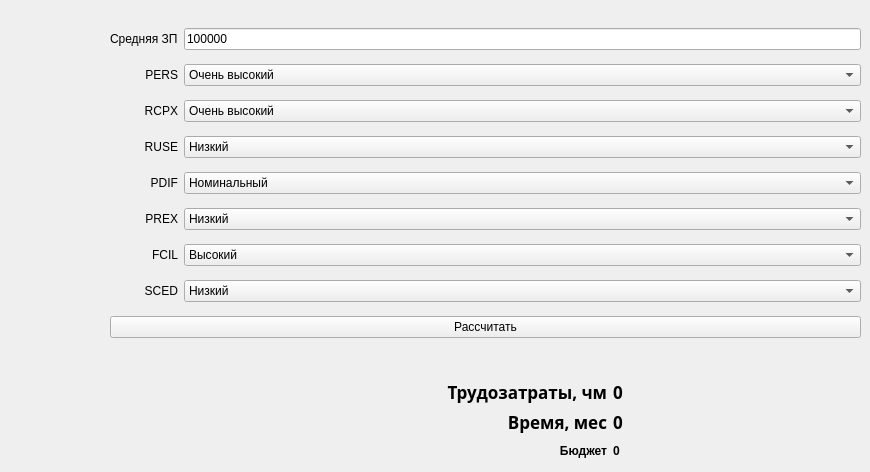
      <widget class="QWidget" name="tab">
       <attribute name="title">
        <string>Модель ранней разработки архитектуры</string>
       </attribute>
       <widget class="QWidget" name="layoutWidget">
        <property name="geometry">
         <rect>
          <x>110</x>
          <y>20</y>
          <width>751</width>
          <height>331</height>
         </rect>
        </property>
        <layout class="QGridLayout" name="gridLayout_9">
         <item row="4" column="0">
          <widget class="QLabel" name="label_78">
           <property name="text">
            <string>PDIF</string>
           </property>
           <property name="alignment">
            <set>Qt::AlignRight|Qt::AlignTrailing|Qt::AlignVCenter</set>
           </property>
          </widget>
         </item>
         <item row="5" column="1">
          <widget class="QComboBox" name="archComboBox_12">
           <property name="currentIndex">
            <number>1</number>
           </property>
           <item>
            <property name="text">
             <string>Очень низкий</string>
            </property>
           </item>
           <item>
            <property name="text">
             <string>Низкий</string>
            </property>
           </item>
           <item>
            <property name="text">
             <string>Номинальный</string>
            </property>
           </item>
           <item>
            <property name="text">
             <string>Высокий</string>
            </property>
           </item>
           <item>
            <property name="text">
             <string>Очень высокий</string>
            </property>
           </item>
           <item>
            <property name="text">
             <string>Сверхвысокий</string>
            </property>
           </item>
          </widget>
         </item>
         <item row="7" column="1">
          <widget class="QComboBox" name="archComboBox_14">
           <property name="currentIndex">
            <number>1</number>
           </property>
           <item>
            <property name="text">
             <string>Очень низкий</string>
            </property>
           </item>
           <item>
            <property name="text">
             <string>Низкий</string>
            </property>
           </item>
           <item>
            <property name="text">
             <string>Номинальный</string>
            </property>
           </item>
           <item>
            <property name="text">
             <string>Высокий</string>
            </property>
           </item>
           <item>
            <property name="text">
             <string>Очень высокий</string>
            </property>
           </item>
          </widget>
         </item>
         <item row="2" column="0">
          <widget class="QLabel" name="label_76">
           <property name="text">
            <string>RCPX</string>
           </property>
           <property name="alignment">
            <set>Qt::AlignRight|Qt::AlignTrailing|Qt::AlignVCenter</set>
           </property>
          </widget>
         </item>
         <item row="1" column="1">
          <widget class="QComboBox" name="archComboBox_8">
           <property name="currentIndex">
            <number>4</number>
           </property>
           <item>
            <property name="text">
             <string>Очень низкий</string>
            </property>
           </item>
           <item>
            <property name="text">
             <string>Низкий</string>
            </property>
           </item>
           <item>
            <property name="text">
             <string>Номинальный</string>
            </property>
           </item>
           <item>
            <property name="text">
             <string>Высокий</string>
            </property>
           </item>
           <item>
            <property name="text">
             <string>Очень высокий</string>
            </property>
           </item>
           <item>
            <property name="text">
             <string>Сверхвысокий</string>
            </property>
           </item>
          </widget>
         </item>
         <item row="4" column="1">
          <widget class="QComboBox" name="archComboBox_11">
           <property name="currentIndex">
            <number>1</number>
           </property>
           <item>
            <property name="text">
             <string>Низкий</string>
            </property>
           </item>
           <item>
            <property name="text">
             <string>Номинальный</string>
            </property>
           </item>
           <item>
            <property name="text">
             <string>Высокий</string>
            </property>
           </item>
           <item>
            <property name="text">
             <string>Очень высокий</string>
            </property>
           </item>
           <item>
            <property name="text">
             <string>Сверхвысокий</string>
            </property>
           </item>
          </widget>
         </item>
         <item row="5" column="0">
          <widget class="QLabel" name="label_79">
           <property name="text">
            <string>PREX</string>
           </property>
           <property name="alignment">
            <set>Qt::AlignRight|Qt::AlignTrailing|Qt::AlignVCenter</set>
           </property>
          </widget>
         </item>
         <item row="7" column="0">
          <widget class="QLabel" name="label_81">
           <property name="text">
            <string>SCED</string>
           </property>
           <property name="alignment">
            <set>Qt::AlignRight|Qt::AlignTrailing|Qt::AlignVCenter</set>
           </property>
          </widget>
         </item>
         <item row="3" column="1">
          <widget class="QComboBox" name="archComboBox_10">
           <property name="currentIndex">
            <number>0</number>
           </property>
           <item>
            <property name="text">
             <string>Низкий</string>
            </property>
           </item>
           <item>
            <property name="text">
             <string>Номинальный</string>
            </property>
           </item>
           <item>
            <property name="text">
             <string>Высокий</string>
            </property>
           </item>
           <item>
            <property name="text">
             <string>Очень высокий</string>
            </property>
           </item>
           <item>
            <property name="text">
             <string>Сверхвысокий</string>
            </property>
           </item>
          </widget>
         </item>
         <item row="6" column="0">
          <widget class="QLabel" name="label_80">
           <property name="text">
            <string>FCIL</string>
           </property>
           <property name="alignment">
            <set>Qt::AlignRight|Qt::AlignTrailing|Qt::AlignVCenter</set>
           </property>
          </widget>
         </item>
         <item row="8" column="0" colspan="2">
          <widget class="QPushButton" name="archCalculateButton_2">
           <property name="text">
            <string>Рассчитать</string>
           </property>
          </widget>
         </item>
         <item row="3" column="0">
          <widget class="QLabel" name="label_77">
           <property name="text">
            <string>RUSE</string>
           </property>
           <property name="alignment">
            <set>Qt::AlignRight|Qt::AlignTrailing|Qt::AlignVCenter</set>
           </property>
          </widget>
         </item>
         <item row="2" column="1">
          <widget class="QComboBox" name="archComboBox_9">
           <property name="currentIndex">
            <number>4</number>
           </property>
           <item>
            <property name="text">
             <string>Очень низкий</string>
            </property>
           </item>
           <item>
            <property name="text">
             <string>Низкий</string>
            </property>
           </item>
           <item>
            <property name="text">
             <string>Номинальный</string>
            </property>
           </item>
           <item>
            <property name="text">
             <string>Высокий</string>
            </property>
           </item>
           <item>
            <property name="text">
             <string>Очень высокий</string>
            </property>
           </item>
           <item>
            <property name="text">
             <string>Сверхвысокий</string>
            </property>
           </item>
          </widget>
         </item>
         <item row="1" column="0">
          <widget class="QLabel" name="label_66">
           <property name="text">
            <string>PERS</string>
           </property>
           <property name="alignment">
            <set>Qt::AlignRight|Qt::AlignTrailing|Qt::AlignVCenter</set>
           </property>
          </widget>
         </item>
         <item row="6" column="1">
          <widget class="QComboBox" name="archComboBox_13">
           <property name="currentIndex">
            <number>3</number>
           </property>
           <item>
            <property name="text">
             <string>Очень низкий</string>
            </property>
           </item>
           <item>
            <property name="text">
             <string>Низкий</string>
            </property>
           </item>
           <item>
            <property name="text">
             <string>Номинальный</string>
            </property>
           </item>
           <item>
            <property name="text">
             <string>Высокий</string>
            </property>
           </item>
           <item>
            <property name="text">
             <string>Очень высокий</string>
            </property>
           </item>
           <item>
            <property name="text">
             <string>Сверхвысокий</string>
            </property>
           </item>
          </widget>
         </item>
         <item row="0" column="0">
          <widget class="QLabel" name="label_82">
           <property name="text">
            <string>Средняя ЗП</string>
           </property>
          </widget>
         </item>
         <item row="0" column="1">
          <widget class="QLineEdit" name="avgSalaryEdit_2">
           <property name="text">
            <string>100000</string>
           </property>
          </widget>
         </item>
        </layout>
       </widget>
       <widget class="QWidget" name="layoutWidget">
        <property name="geometry">
         <rect>
          <x>110</x>
          <y>380</y>
          <width>751</width>
          <height>83</height>
         </rect>
        </property>
        <layout class="QGridLayout" name="gridLayout_10">
         <item row="0" column="0" colspan="2">
          <widget class="QLabel" name="label_68">
           <property name="font">
            <font>
             <family>HelveticaNeueCyr</family>
             <pointsize>13</pointsize>
             <weight>75</weight>
             <bold>true</bold>
            </font>
           </property>
           <property name="text">
            <string>Трудозатраты, чм</string>
           </property>
           <property name="alignment">
            <set>Qt::AlignRight|Qt::AlignTrailing|Qt::AlignVCenter</set>
           </property>
          </widget>
         </item>
         <item row="0" column="2">
          <widget class="QLabel" name="archLabLabel">
           <property name="font">
            <font>
             <family>HelveticaNeueCyr</family>
             <pointsize>13</pointsize>
             <weight>75</weight>
             <bold>true</bold>
            </font>
           </property>
           <property name="text">
            <string>0</string>
           </property>
          </widget>
         </item>
         <item row="1" column="2">
          <widget class="QLabel" name="archTimeLabel">
           <property name="font">
            <font>
             <family>HelveticaNeueCyr</family>
             <pointsize>13</pointsize>
             <weight>75</weight>
             <bold>true</bold>
            </font>
           </property>
           <property name="text">
            <string>0</string>
           </property>
          </widget>
         </item>
         <item row="2" column="2">
          <widget class="QLabel" name="archBudgetLabel">
           <property name="text">
            <string>&lt;html&gt;&lt;head/&gt;&lt;body&gt;&lt;p&gt;&lt;span style=&quot; font-weight:600;&quot;&gt;0&lt;/span&gt;&lt;/p&gt;&lt;/body&gt;&lt;/html&gt;</string>
           </property>
          </widget>
         </item>
         <item row="1" column="0" colspan="2">
          <widget class="QLabel" name="label_69">
           <property name="font">
            <font>
             <family>HelveticaNeueCyr</family>
             <pointsize>13</pointsize>
             <weight>75</weight>
             <bold>true</bold>
            </font>
           </property>
           <property name="text">
            <string>Время, мес</string>
           </property>
           <property name="alignment">
            <set>Qt::AlignRight|Qt::AlignTrailing|Qt::AlignVCenter</set>
           </property>
          </widget>
         </item>
         <item row="2" column="0" colspan="2">
          <widget class="QLabel" name="label_73">
           <property name="layoutDirection">
            <enum>Qt::LeftToRight</enum>
           </property>
           <property name="text">
            <string>&lt;html&gt;&lt;head/&gt;&lt;body&gt;&lt;p&gt;&lt;span style=&quot; font-weight:600;&quot;&gt;Бюджет&lt;/span&gt;&lt;/p&gt;&lt;/body&gt;&lt;/html&gt;</string>
           </property>
           <property name="alignment">
            <set>Qt::AlignRight|Qt::AlignTrailing|Qt::AlignVCenter</set>
           </property>
          </widget>
         </item>
        </layout>
       </widget>
      </widget>
